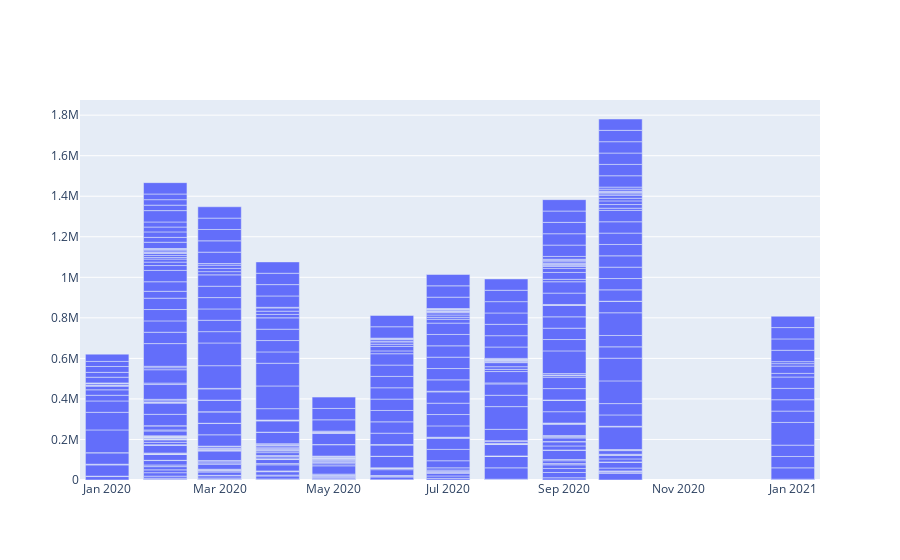

Notebook source saved alongside this figure:
### Code cell
import plotly.graph_objs as go
import plotly.offline as py
def Time_visualization(data):
    store_item_df = data.copy()
    # First, let us filterout the required data
    store_id = 10   # Some store
    item_id = 363083    # Some item
    print('Before filter:', store_item_df.shape)
    #store_item_df = store_item_df[store_item_df.store == store_id]
    store_item_df = store_item_df[store_item_df.Material == item_id]
    print('After filter:', store_item_df.shape)
    #display(store_item_df.head())

    # Let us plot this now
    store_item_ts_data = [go.Bar(
        x=store_item_df['RDD YYYY-MM'],
        y=store_item_df['Order Quantity (EA)'])]
    py.iplot(store_item_ts_data)
    return store_item_df

store_item_df = Time_visualization(df)

### Figure 1 — Plotly figure (JSON) as saved in the notebook; plotly's stock layout.template omitted (floating-point values rounded to 4 significant figures; data arrays with more than 128 entries replaced by an {"elided": "..."} marker saying what was removed)
{"data": [{"type": "bar", "x": {"elided": "456 str values"}, "y": {"elided": "456 int values"}}], "layout": {}}
